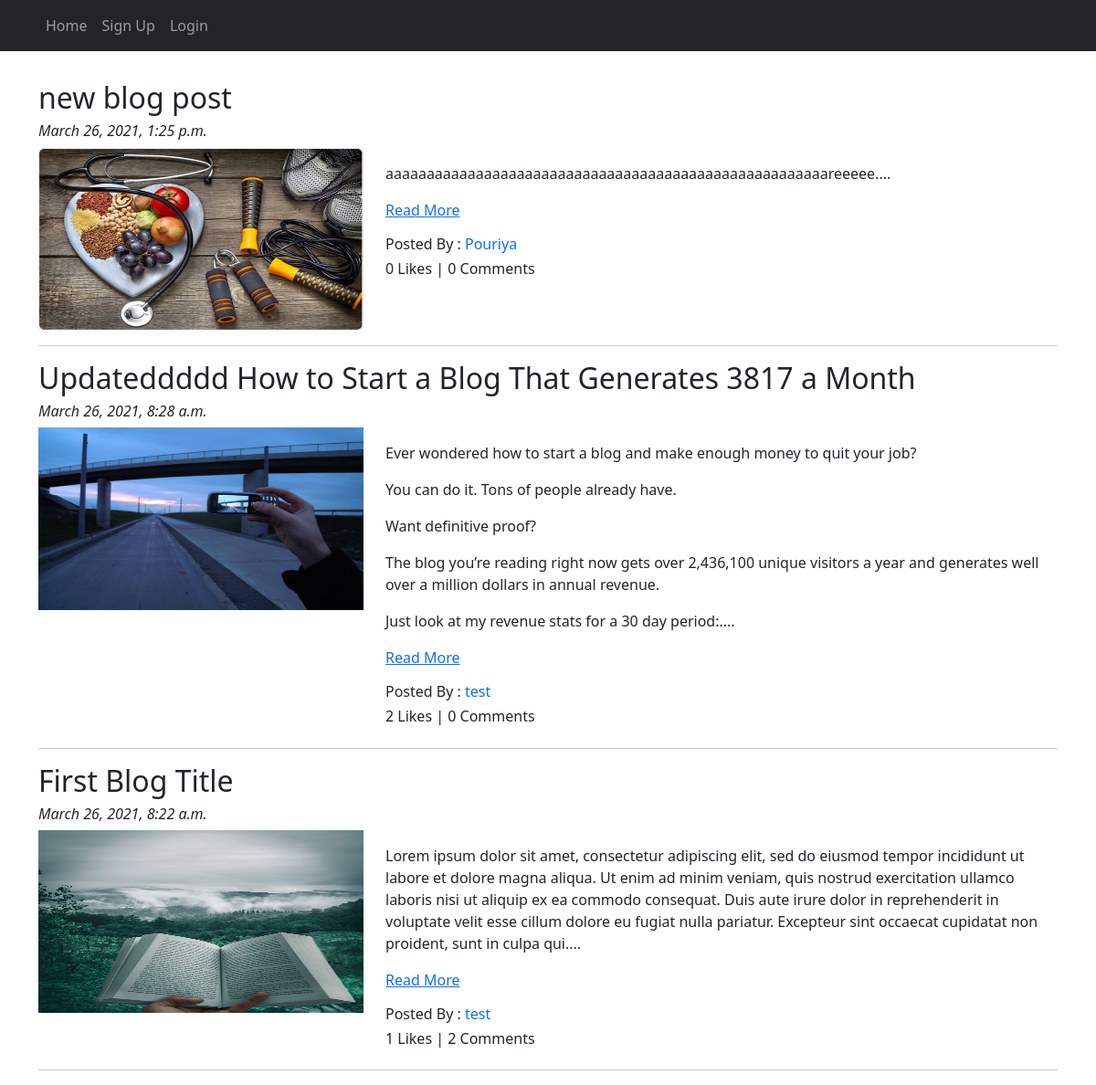
Screenshot of /blog/ with the database file from the repository.
### App_Blog/models.py (models this page shows, shortened)
class Blog(models.Model):
    author = models.ForeignKey(
        User, on_delete=models.CASCADE, related_name='post_author')
    blog_title = models.CharField(max_length=264, verbose_name="Put a Title")
    slug = models.SlugField(max_length=264, unique=True)
    blog_content = models.TextField(verbose_name='What is on your mind ?')
    blog_image = models.ImageField(
        upload_to='blog_images', verbose_name='Blog Image')
    publish_date = models.DateTimeField(auto_now_add=True)
    update_date = models.DateTimeField(auto_now=True)
    class Meta:
        ordering = ['-publish_date']

### App_Blog/views.py (the view)
# urls.py: path('', views.BlogList.as_view(), name='blog_list'),
class BlogList(ListView):
    context_object_name = 'blogs'
    model = Blog
    template_name = 'App_Blog/blog_list.html'

### App_Blog/templatetags/custom_filters.py (called while the page is built)
def range_filter(value):
    return value[0:400] + '....'

### templates/App_Blog/blog_list.html (shortened to what this page needs)
{% extends 'base.html' %}
{% block body_block %}
{% load custom_filters %}
{% for blog in blogs %}
<h2> {{ blog.blog_title }} </h2>
<h6> <i> {{ blog.publish_date }} </i></h6>
<div class="row">
    <div class="col-sm-4">
        <img src="/media/{{blog.blog_image}}" style="width:100%;height:200px;" alt="{{ blog.blog_title }}">
    </div>
    <div class="col-sm-8">
        <p>
            {{ blog.blog_content|range_filter|linebreaks }}
            <a href="{% url 'App_Blog:blog_details' slug=blog.slug %}">Read More</a>
        </p>
        <h6>Posted By : <a href="#" style="text-decoration:none;">{{ blog.author }} </a></h6>
        <h6>{{ blog.liked_blog.count }} Likes | {{ blog.blog_comment.count }} Comments </h6>
    </div>
</div>
<hr>
{% endfor %}
{% endblock  %}

### templates/base.html (shortened to what this page needs)
<!doctype html>
<html lang="en">
<head>
    <link href="https://cdn.jsdelivr.net/npm/bootstrap@5.0.0-beta3/dist/css/bootstrap.min.css" rel="stylesheet"
>
    <link rel="stylesheet" href="https://stackpath.bootstrapcdn.com/font-awesome/4.7.0/css/font-awesome.min.css">
</head>
<body>
    <nav class="navbar navbar-expand-sm bg-dark navbar-dark">
        <div class="container">
            <ul class="navbar-nav">
                <li class="nav-item active">
                    <a class="nav-link" href="{% url 'index' %}">Home</a>
                </li>
                {% if user.is_authenticated %}
                <li class="nav-item active">
                    <a class="nav-link" href="{% url 'App_Login:profile' %}">Profile</a>
                </li>
                {% else %}
                <li class="nav-item active">
                    <a class="nav-link" href="{% url 'App_Login:signup' %}">Sign Up</a>
                </li>
                <li class="nav-item active">
                    <a class="nav-link" href="{% url 'App_Login:signin' %}">Login</a>
                </li>
                {% endif %}
            </ul>
        </div>
    </nav>
    <div class="container">
        <div class="row">
            <div class="pt-3 mt-3">
                {% block body_block %}
                {% endblock  %}
            </div>
        </div>
    </div>
</body>
</html>

### rows the page displays
Blog: blog_title "new blog post", publish_date "March 26, 2021, 1:25 p.m.", blog_image (picture), blog_content|range_filter "aaaaaaaaaaaaaaaaaaaaaaaaaaaaaaaaaaaaaaaaaaaaaaaaaaaaaareeeee....", author "Pouriya", liked_blog.count "0", blog_comment.count "0"
Blog: blog_title "Updateddddd How to Start a Blog That Generates 3817 a Month", publish_date "March 26, 2021, 8:28 a.m.", blog_image (picture), blog_content|range_filter "Ever wondered how to start a blog and make enough money to quit your job? You can do it. Tons of people already have. Want definitive proof? The blog you’re reading right now gets over 2,436,100 unique visitors a year and generates well over a million dollars in annual revenue. Just look at my revenue stats for a 30 day period:....", author "test", liked_blog.count "2", blog_comment.count "0"
Blog: blog_title "First Blog Title", publish_date "March 26, 2021, 8:22 a.m.", blog_image (picture), blog_content|range_filter "Lorem ipsum dolor sit amet, consectetur adipiscing elit, sed do eiusmod tempor incididunt ut labore et dolore magna aliqua. Ut enim ad minim veniam, quis nostrud exercitation ullamco laboris nisi ut aliquip ex ea commodo consequat. Duis aute irure dolor in reprehenderit in voluptate velit esse cillum dolore eu fugiat nulla pariatur. Excepteur sint occaecat cupidatat non proident, sunt in culpa qui....", author "test", liked_blog.count "1", blog_comment.count "2"
